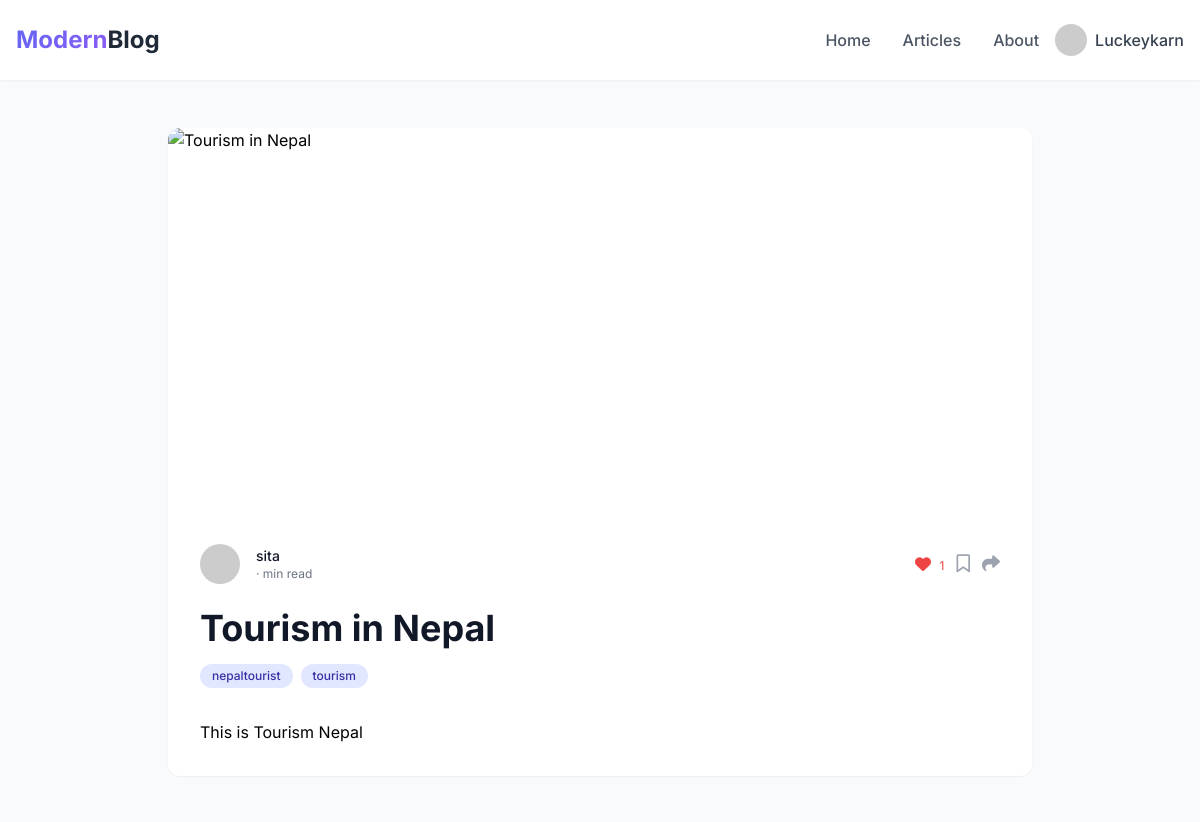
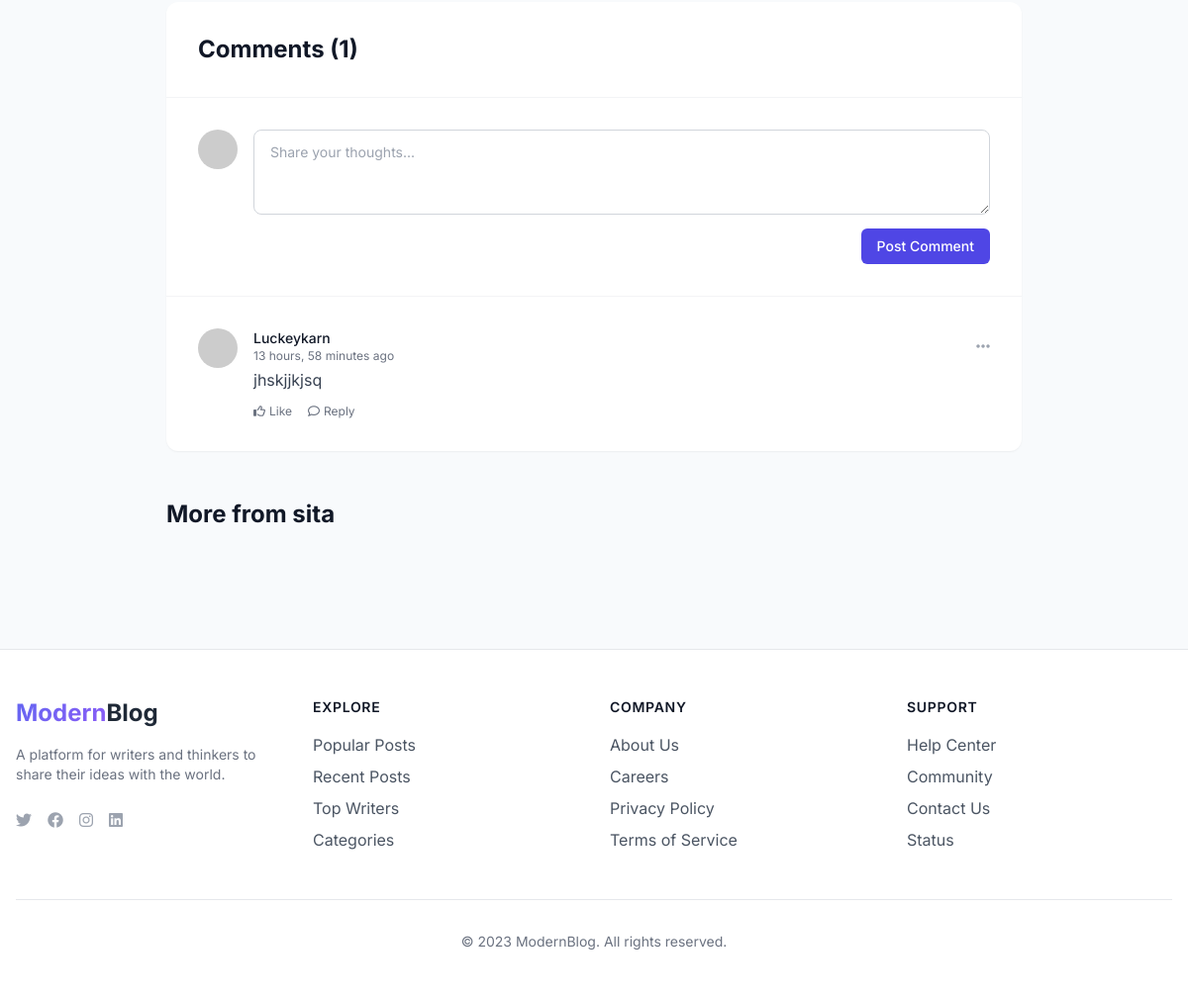
Screenshot of /blog/tourism-nepal (signed in) with the database file from the repository (2 pictures, top to bottom).
### account/models.py (models this page shows)
class CustomUser(AbstractUser):
    email = models.EmailField(unique=True)
    role = models.CharField(choices=(('admin','Admin'),('author','Author'),('user','User')))
    image = models.ImageField(upload_to="account")
    gender =  models.CharField(choices=(('male','Male'),('female','Female'),('others','Others')))
    USERNAME_FIELD = "email"
    REQUIRED_FIELDS = ['username']

### blogs/models.py (models this page shows, shortened)
class Blogs(models.Model):
    STATUS_CHOICES = (
        ('draft', 'Draft'),
        ('published', 'Published'),
    )
    status = models.CharField(max_length=10, choices=STATUS_CHOICES, default='draft')
    title = models.CharField(max_length=200)
    slug = models.SlugField(unique=True)
    content = models.TextField(blank=True,null=True)
    cover_image = models.ImageField(upload_to='covers/', blank=True, null=True)
    author = models.ForeignKey(CustomUser, on_delete=models.CASCADE,related_name='posts')
    status = models.CharField(max_length=10, choices=STATUS_CHOICES, default='draft')
    tags = TaggableManager()
    created_at = models.DateTimeField(auto_now_add=True)  # Automatically set on creation
    updated_at = models.DateTimeField(auto_now=True)      # Automatically set on update
    category = models.ForeignKey(Category, on_delete=models.SET_NULL, null=True, blank=True, related_name='blogs')

### comment/models.py (models this page shows, shortened)
class Comment(models.Model):
    blog = models.ForeignKey(Blogs, on_delete=models.CASCADE, related_name='comments')
    user = models.ForeignKey(CustomUser, on_delete=models.CASCADE,related_name='user_comments')
    body = models.TextField()
    approved = models.BooleanField(default=False)
    created_at = models.DateTimeField(auto_now_add=True)
    updated_at = models.DateTimeField(auto_now=True)

### blogs/views.py (the view)
# urls.py: path('blog/<slug:slug>', views.blog_detail,name="blog_detail"), # Using slug here original
def blog_detail(request, slug): # Receive slug as a path parameter
    blog_object = Blogs.objects.get(slug=slug, status='published') # Use get_object_or_404 for safety
    comments = Comment.objects.filter(blog=blog_object).order_by('-created_at') # Fetch approved comments
    context = {
        "title": blog_object.title, # Use the actual blog title
        "user": request.user,
        "blog": blog_object,
        "comments": comments, # Include the comments in the context
    }
    return render(request, "blog_detail.html", context) # Make sure the template name is correct

### blogs/templatetags/like_tags.py (called while the page is built)
@register.simple_tag
def is_blog_liked_by_user(user, blog):
    return BlogLike.objects.filter(blog=blog,user=user).exists()

### blogs/templates/blog_detail.html (shortened to what this page needs)
{% load like_tags %}
<!DOCTYPE html>
<html lang="en">
<head>
    <script src="https://cdn.tailwindcss.com"></script>
    <link rel="stylesheet" href="https://cdnjs.cloudflare.com/ajax/libs/font-awesome/6.4.0/css/all.min.css">
</head>
<body class="min-h-screen">
    <header class="bg-white py-6 px-4 shadow-sm sticky top-0 z-10">
        <div class="max-w-7xl mx-auto flex justify-between items-center">
            <a href="{% url 'my-blogs' %}" class="text-2xl font-bold text-gray-900 flex items-center">
                <span class="gradient-text">Modern</span><span class="text-gray-800">Blog</span>
            </a>
            <div class="flex items-center space-x-4">
                <nav class="hidden md:block">
                    <ul class="flex space-x-8">
                        <li><a href="#" class="text-gray-600 hover:text-gray-900 font-medium">Home</a></li>
                        <li><a href="#" class="text-gray-600 hover:text-gray-900 font-medium">Articles</a></li>
                        <li><a href="#" class="text-gray-600 hover:text-gray-900 font-medium">About</a></li>
                    </ul>
                </nav>
                <div class="flex items-center space-x-3">
                    {% if request.user.is_authenticated %}
                        <div class="relative group">
                            <div class="flex items-center space-x-2">
                                <img src="https://randomuser.me/api/portraits/men/32.jpg" alt="Profile" class="w-8 h-8 rounded-full cursor-pointer object-cover">
                                <span class="hidden md:inline text-gray-700 font-medium">{{request.user.username}}</span>
                            </div>
                        </div>
                    {% else %}
                        <a href="{% url 'user_login' %}" class="auth-btn px-4 py-2 text-gray-700 hover:text-gray-900 font-medium">Login</a>
                        <a href="{% url 'signup' %}" class="auth-btn px-4 py-2 bg-indigo-600 text-white rounded-md hover:bg-indigo-700 font-medium">Sign Up</a>
                    {% endif %}
                </div>
            </div>
        </div>
    </header>
    <main class="max-w-4xl mx-auto px-4 py-12">
        <article class="bg-white rounded-xl shadow-sm overflow-hidden">
            <div class="w-full h-96 overflow-hidden">
                <img src="https://images.unsplash.com/photo-1499750310107-5fef28a66643?ixlib=rb-1.2.1&auto=format&fit=crop&w=1350&q=80"
                     alt="{{ blog.title }}"
                     class="w-full h-full object-cover">
            </div>
            <div class="p-8">
                <div class="flex justify-between items-center mb-6">
                    <div class="flex items-center space-x-4">
                        <img src="https://randomuser.me/api/portraits/men/32.jpg"
                             alt="{{ blog.author.username }}"
                             class="w-10 h-10 rounded-full object-cover">
                        <div>
                            <p class="text-sm font-medium text-gray-900">{{ blog.author.username }}</p>
                            <p class="text-xs text-gray-500">{{ blog.created_date|date:"F j, Y" }} · {{ blog.read_time }} min read</p>
                        </div>
                    </div>
                    <div class="flex space-x-3">
                        {% is_blog_liked_by_user request.user blog as liked %}
                        <button class="like-btn text-gray-400 hover:text-gray-600 {% if liked %}liked{% endif %} " data-blog-id="{{ blog.id }}">
                            <i id="{{ blog.id }}" onclick="likeBlog(this)" class="{% if liked %}fas{% else %}far{% endif %} fa-heart blog"></i>
                            <span class="text-xs ml-1">{{blog.blog_like.all.count}}</span>
                        </button>
                        <button class="text-gray-400 hover:text-indigo-600 text-lg">
                            <i class="far fa-bookmark"></i>
                        </button>
                        <button class="text-gray-400 hover:text-indigo-600 text-lg">
                            <i class="fas fa-share"></i>
                        </button>
                    </div>
                </div>
                <h1 class="text-3xl md:text-4xl font-bold text-gray-900 mb-4">{{ blog.title }}</h1>
                <div class="flex flex-wrap gap-2 mb-8">
                    {% for tag in blog.tags.all %}
                        <a href="{% url 'blogs_by_tag' tag.slug %}" class="tag bg-indigo-100 text-indigo-800 px-3 py-1 rounded-full text-xs font-medium hover:bg-indigo-200">
                            {{ tag.name }}
                        </a>
                    {% endfor %}
                </div>
                <div class="content prose max-w-none">
                    {{ blog.content|safe }}
                </div>
            </div>
        </article>
        <section class="mt-12 bg-white rounded-xl shadow-sm overflow-hidden">
            <div class="p-8 border-b border-gray-100">
                <h2 class="text-2xl font-bold text-gray-900">Comments ({{ blog.comments.count }})</h2>
            </div>
            {% if request.user.is_authenticated %}
            <div class="p-8 border-b border-gray-100">
                <form method="post"  action="{% url 'create_comment' blog_slug=blog.slug %}" class="space-y-4" >
                    <div class="flex items-start space-x-4">
                        <img src="https://randomuser.me/api/portraits/men/32.jpg"
                             alt="{{ request.user.username }}"
                             class="w-10 h-10 rounded-full object-cover flex-shrink-0">
                        <div class="flex-1">
                                <textarea name="body" class="w-full px-4 py-3 text-sm border border-gray-300 rounded-lg focus:outline-none focus:ring-2 focus:ring-indigo-100"
                                        placeholder="Share your thoughts..." rows="3"></textarea>
                                <div class="flex justify-end mt-2">
                                    <button type="submit" class="px-4 py-2 bg-indigo-600 text-white text-sm rounded-md hover:bg-indigo-700 font-medium">Post Comment</button>
                                </div>
                        </div>
                    </div>
                </form>
            </div>
            {% endif %}
            <div class="divide-y divide-gray-100">
                {% for comment in comments %}
                <div class="p-8">
                    <div class="flex items-start space-x-4">
                        <img src="https://randomuser.me/api/portraits/men/{{ forloop.counter|add:20 }}.jpg"
                             alt="{{ comment.user.username }}"
                             class="w-10 h-10 rounded-full object-cover flex-shrink-0">
                        <div class="flex-1">
                            <div class="flex items-center justify-between mb-1">
                                <div>
                                    <p class="text-sm font-medium text-gray-900">{{ comment.user.username }}</p>
                                    <p class="text-xs text-gray-500">{{ comment.created_at|timesince }} ago</p>
                                </div>
                                <button class="text-gray-400 hover:text-gray-600">
                                    <i class="fas fa-ellipsis-h"></i>
                                </button>
                            </div>
                            <p class="text-gray-700 mb-3">{{ comment.body }}</p>
                            <div class="flex items-center space-x-4">
                                <button class="text-xs text-gray-500 hover:text-gray-700 flex items-center space-x-1">
                                    <i class="far fa-thumbs-up"></i>
                                    <span>Like</span>
                                </button>
                                <button class="text-xs text-gray-500 hover:text-gray-700 flex items-center space-x-1">
                                    <i class="far fa-comment"></i>
                                    <span>Reply</span>
                                </button>
                            </div>
                        </div>
                    </div>
                </div>
                {% empty %}
                <div class="p-8 text-center text-gray-500">
                    No comments yet. Be the first to share your thoughts!
                </div>
                {% endfor %}
            </div>
        </section>
        <section class="mt-12">
            <h2 class="text-2xl font-bold text-gray-900 mb-6">More from {{ blog.author.username }}</h2>
        </section>
    </main>
    <footer class="bg-white py-12 border-t border-gray-200 mt-12">
        <div class="max-w-7xl mx-auto px-4">
            <div class="grid grid-cols-1 md:grid-cols-4 gap-8">
                <div>
                    <a href="{% url 'my-blogs' %}" class="text-2xl font-bold flex items-center">
                        <span class="gradient-text">Modern</span><span class="text-gray-800">Blog</span>
                    </a>
                    <p class="mt-4 text-gray-500 text-sm">A platform for writers and thinkers to share their ideas with the world.</p>
                    <div class="flex space-x-4 mt-6">
                        <a href="#" class="text-gray-400 hover:text-indigo-600"><i class="fab fa-twitter"></i></a>
                        <a href="#" class="text-gray-400 hover:text-indigo-600"><i class="fab fa-facebook"></i></a>
                        <a href="#" class="text-gray-400 hover:text-indigo-600"><i class="fab fa-instagram"></i></a>
                        <a href="#" class="text-gray-400 hover:text-indigo-600"><i class="fab fa-linkedin"></i></a>
                    </div>
                </div>
                <div>
                    <h3 class="text-sm font-semibold text-gray-900 uppercase tracking-wider mb-4">Explore</h3>
                    <ul class="space-y-2">
                        <li><a href="#" class="text-gray-600 hover:text-gray-900">Popular Posts</a></li>
                        <li><a href="#" class="text-gray-600 hover:text-gray-900">Recent Posts</a></li>
                        <li><a href="#" class="text-gray-600 hover:text-gray-900">Top Writers</a></li>
                        <li><a href="#" class="text-gray-600 hover:text-gray-900">Categories</a></li>
                    </ul>
                </div>
                <div>
                    <h3 class="text-sm font-semibold text-gray-900 uppercase tracking-wider mb-4">Company</h3>
                    <ul class="space-y-2">
                        <li><a href="#" class="text-gray-600 hover:text-gray-900">About Us</a></li>
                        <li><a href="#" class="text-gray-600 hover:text-gray-900">Careers</a></li>
                        <li><a href="#" class="text-gray-600 hover:text-gray-900">Privacy Policy</a></li>
                        <li><a href="#" class="text-gray-600 hover:text-gray-900">Terms of Service</a></li>
                    </ul>
                </div>
                <div>
                    <h3 class="text-sm font-semibold text-gray-900 uppercase tracking-wider mb-4">Support</h3>
                    <ul class="space-y-2">
                        <li><a href="#" class="text-gray-600 hover:text-gray-900">Help Center</a></li>
                        <li><a href="#" class="text-gray-600 hover:text-gray-900">Community</a></li>
                        <li><a href="#" class="text-gray-600 hover:text-gray-900">Contact Us</a></li>
                        <li><a href="#" class="text-gray-600 hover:text-gray-900">Status</a></li>
                    </ul>
                </div>
            </div>
            <div class="mt-12 pt-8 border-t border-gray-200 text-center text-gray-500 text-sm">
                <p>© 2023 ModernBlog. All rights reserved.</p>
            </div>
        </div>
    </footer>
</body>
</html>

### blogs/templates/blog_detail.html (style rules this page uses)
body { font-family: 'Inter', sans-serif; background-color: #f8fafc; }
.gradient-text { background: linear-gradient(135deg, #6366f1, #8b5cf6); -webkit-background-clip: text; background-clip: text; color: transparent; }
.like-btn { transition: all 0.2s ease; }
.like-btn.liked { color: #ef4444; }
.tag { transition: all 0.2s ease; }

### rows the page displays
CustomUser: user.username "Luckeykarn"
Blogs: author.username "sita", blog_like.all.count "1", title "Tourism in Nepal", content "This is Tourism Nepal", comments.count "1"
Tag: name "nepaltourist"
Tag: name "tourism"
Comment: user.username "Luckeykarn", created_at "13 hours, 58 minutes", body "jhskjjkjsq"
